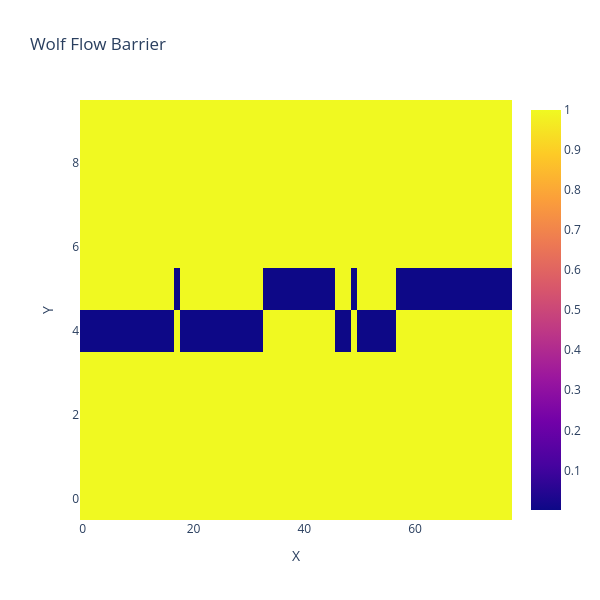

The notebook cell saved with this chart:
### Code cell
from plotly import graph_objects as go
# set plotly template to plotly_white
pio.templates.default = "plotly_white"
# plot the flow barrier in plotly express and show gridlines

fig = go.Figure(data=go.Heatmap(z=wolf_flow_barrier[:,20,:]))
fig.update_layout(
    title='Wolf Flow Barrier',
    xaxis_title='X',
    yaxis_title='Y',
    width=600,
    height=600,
)

### Figure 1 — Plotly figure (JSON) as saved in the notebook; plotly's stock layout.template omitted (floating-point values rounded to 4 significant figures; data arrays with more than 128 entries replaced by an {"elided": "..."} marker saying what was removed)
{"data": [{"type": "heatmap", "z": {"elided": "10x78 float values"}}], "layout": {"height": 600, "title": {"text": "Wolf Flow Barrier"}, "width": 600, "xaxis": {"title": {"text": "X"}}, "yaxis": {"title": {"text": "Y"}}}}
